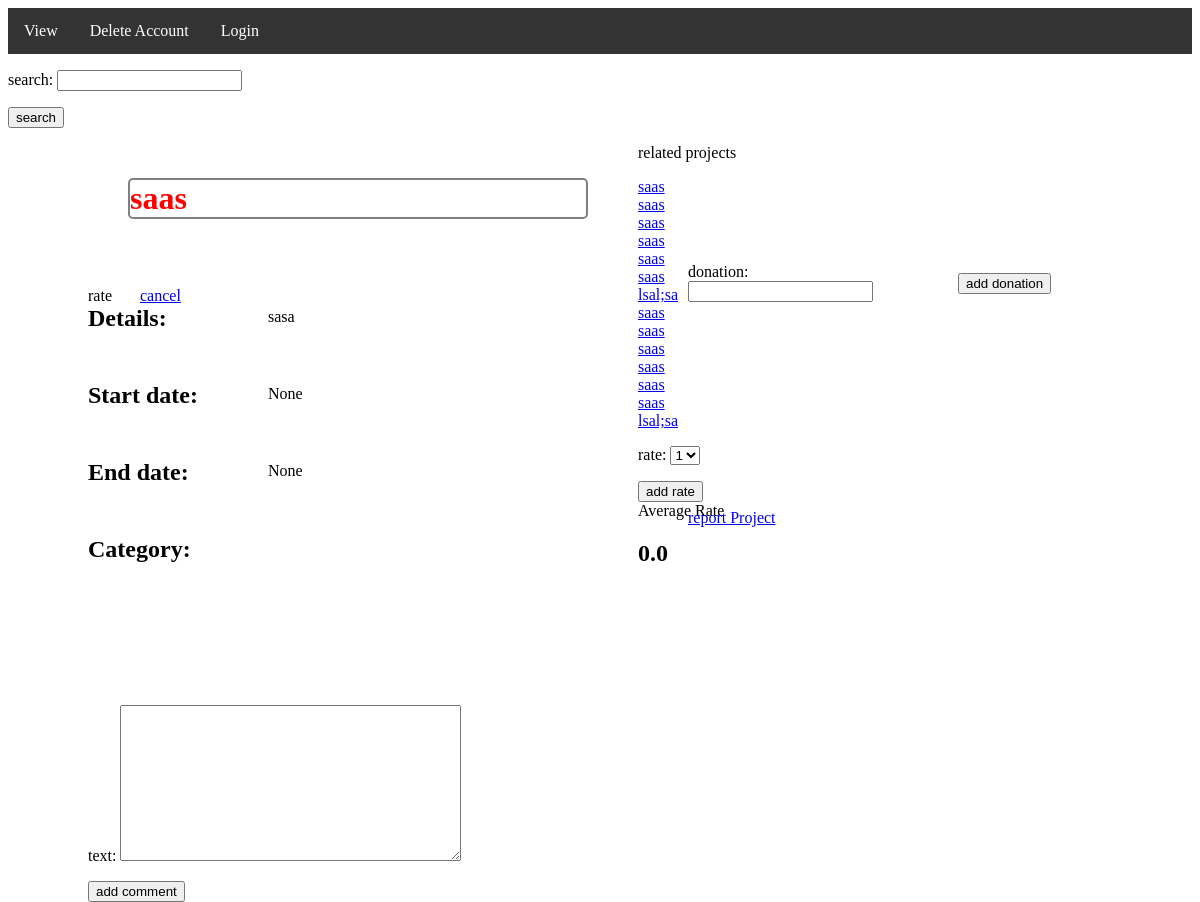
/projects/3, run on the app's committed database.
### project/models.py (models this page shows)
class Project(models.Model):
    title = models.CharField(max_length=100)
    details = models.CharField(max_length=1000)
    total_target = models.BigIntegerField(null=True)
    featured = models.BooleanField(default=False)
    start_date = models.DateField(null=True)
    end_date = models.DateField(null=True)
    user = models.ForeignKey(User, on_delete=models.CASCADE)
    category = models.ForeignKey(Category, on_delete=models.CASCADE,null=True)

### project/views.py (the view)
# urls.py: path('<int:id>', views.showOne, name='show_project'),
def showOne(request,id):
    project = Project.objects.get(id=id)
    related=[]
    try:
        tag = Tag.objects.filter(project_id=project)
        for t in tag:
            tags = Tag.objects.filter(tag=t.tag)
            for pro in tags:
                if pro.project.id==id:
                    continue
                else:
                    related.append(pro.project)
    except Tag.DoesNotExist:
        pass
    try:
        comments = Comment.objects.filter(project_id=id)
    except Comment.DoesNotExist:
        comments = None
    comment = Form_comment()
    donation = Form_donation()
    report_pro = Form_reportProject()
    report_com = Form_reportComment()
    rate = RateForm()
    return render(request, 'project/showOne.html', {
        "project": project,
        "form1": comment,
        "form2": donation,
        "form3":report_pro,
        "form4": report_com,
        "form5":rate,
        "comments": comments,
        "formsarch": form_search,
        "related":related,
        "avg_rate": avg_rate(project.id)})

### project/forms.py
class Form_comment(forms.Form):
    text = forms.CharField(widget=forms.Textarea, label='text', max_length=1000)

class Form_donation(forms.Form):
    donation = forms.IntegerField(label='donation')

### project/views.py (called while the page is built)
def avg_rate(id):
    mkm = 1
    total_rate = 0
    rates = Rate.objects.all().filter(project=id)
    for rate in rates:
        total_rate = (total_rate + rate.rate)
    if len(rates) == 0:
        total_rate = total_rate / mkm
    else:
        total_rate = total_rate / len(rates)
    return total_rate

### project/templates/project/showOne.html (shortened to what this page needs)
{% extends 'project/nav.html' %}
{% block showOne %}
<div class="container">
    <div class="header">
        <H1 style="display:inline">{{ project.title }}</H1> &nbsp; &nbsp;
    </div>
    <br>
    <p style="display:inline">rate</p> &nbsp; &nbsp; &nbsp;
    <a href="{% url 'cancel_pro' project.id %}">cancel</a>
    <br>
    <h2 for="details" style="display:inline">Details: </h2>
    <div class="details">
        <p>{{ project.details}}</p>
    </div>
    <h2 for="start" style="display:inline">Start date:</h2>
    <div class="start">
        <p>{{ project.start_date}}</p>
    </div>
    <h2 for="end" style="display:inline">End date:</h2>
    <div class="end">
        <p>{{ project.end_date}}</p>
    </div>
    <h2 for="category" style="display:inline">Category:</h2>
    <div class="reportProject">
        <a href="#" onclick="addReportPro()">report Project</a>
    </div>
    <div class="donateForm">
        <form action="{% url 'add_donation' project.id %}" method="POST"> {% csrf_token %}
            {{ form2.as_p }}
            <div class="add_don">
                <input type="submit" value="add donation">
            </div>
        </form>
    </div>
    <form method="POST" action="{% url 'add_com' project.id %}" > {% csrf_token %}
        {{ form1.as_p }}
        <input type="submit" value="add comment">
    </form>
</div>
<p>related projects </p>
{% for r in related %}
<a href="{% url 'show_project' r.id %}">{{ r.title }}</a> <br>
{% endfor %}
 <form action="{% url 'add_rate' project.id %}" method="POST"> {% csrf_token %}
            {{ form5.as_p }}
     <input type="submit" name="addrate" value="add rate">
 </form>
 <h> Average Rate </h>
 <h2> {{ avg_rate }}</h2>
{% endblock %}

### project/static/project/CSS/nav.css (style rules this page uses)
.header { margin-left: 40px; position: relative; top: 50px; }

### project/static/project/CSS/showOne.css (style rules this page uses)
.container { width: 500px; float: left; margin-right: 50px; }
.container { margin-top: 100px; margin-left: 80px; }
.header { border: 2px solid grey; border-radius: 5px; color: red; position: relative; top: -50px; right: -30; }
.details { position: relative; right: -180px; top: -40px; }
.start, .end, .cat { position: relative; right: -180px; top: -40px; }
.add_don { position: relative; right: -270px; top: -45px; }
.donateForm { margin-left: 600px; position: relative; top: -350px; }
.reportProject { position: relative; right: -600px; top: -70px; }

### data on the page
Project: title "saas", details "sasa", start_date "None", end_date "None"
Project: title "saas"
Project: title "saas"
Project: title "saas"
Project: title "saas"
Project: title "saas"
Project: title "saas"
Project: title "lsal;sa"

### other printed values
{{ avg_rate }} "0.0"
